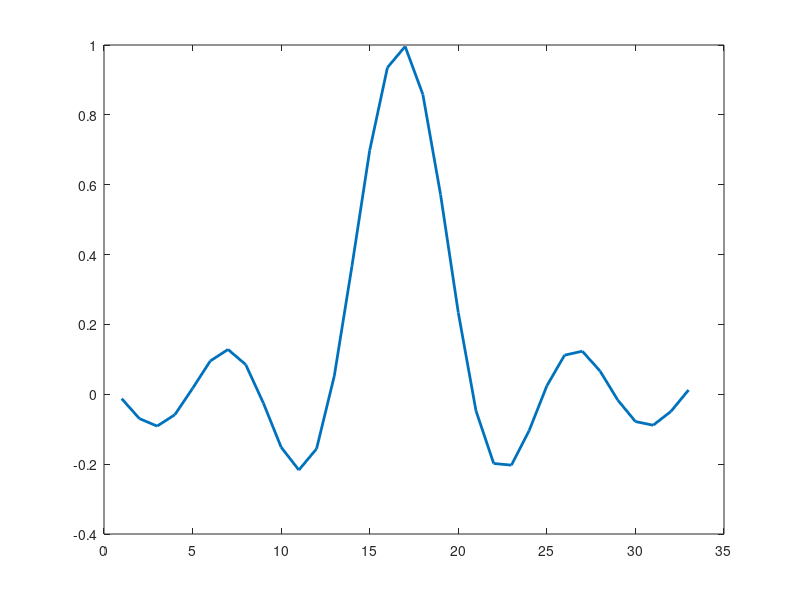
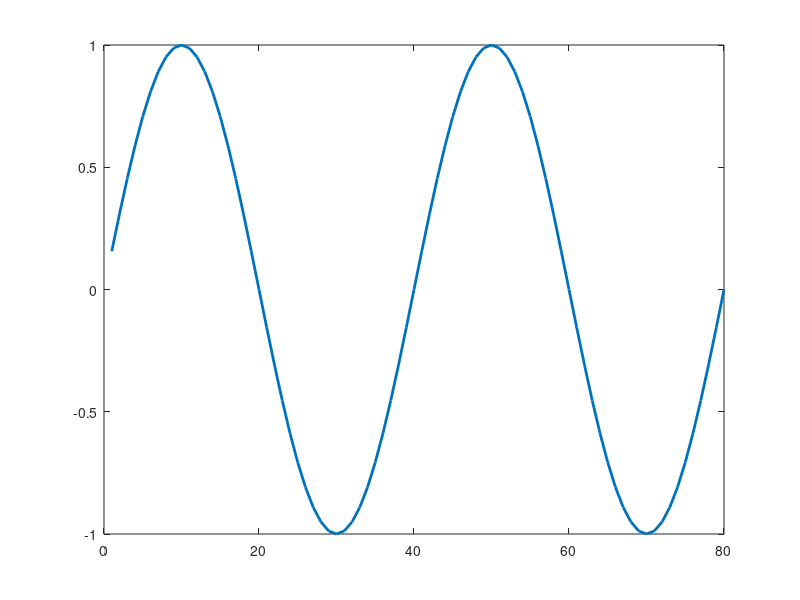
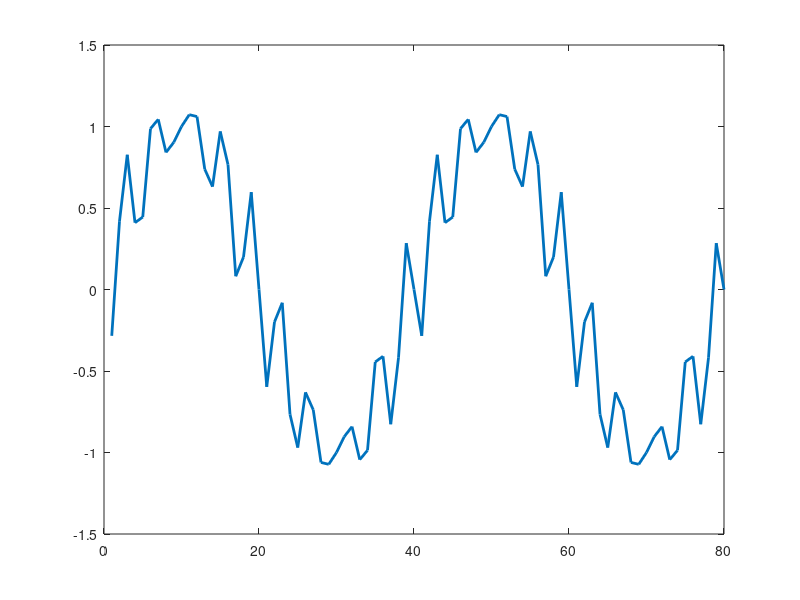
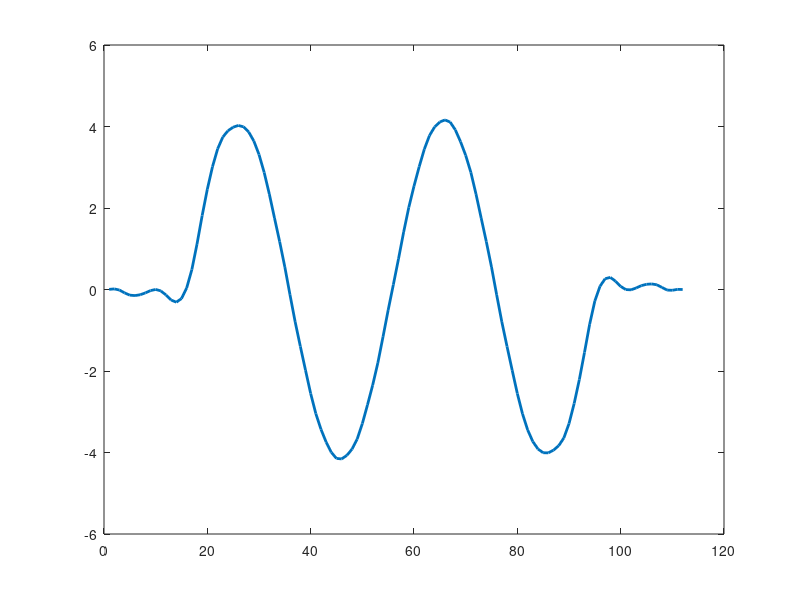

MATLAB code to generate these figures, in order:
%Konvolusi sinyal sinus bernoise dengan raised cosine;
n=-7.9:.5:8.1;
y=sin(4*pi*n/8)./(4*pi*n/8);
figure(1);
plot(y,'linewidth',2)
t=0.1:.1:8;
x=sin(2*pi*t/4);
figure(2);
plot(x,'linewidth',2)

%Tambahkan noise pada sinyal sinus.
t=0.1:.1:8;
x_n=sin(2*pi*t/4)+0.5*randn*sin(2*pi*10*t/4) + ...
    0.2*randn*sin(2*pi*12*t/4);
figure(3);
plot(x_n,'linewidth',2)

%Konvolusikan keduanya
xy=conv(x_n,y);
figure(4);
plot(xy,'linewidth',2)